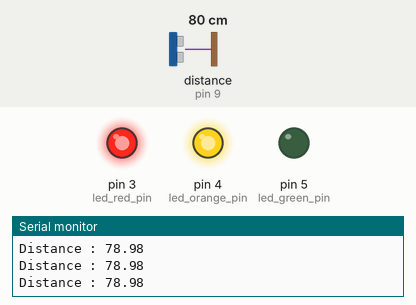
Bench run of a sketch on a simulated Arduino Uno, built with avr-gcc and run on an emulated ATmega328P. Parts: output pins drawn as LEDs (lit = HIGH), the last lines printed to the serial monitor. Wiring (inferred from the names in the program): ultrasonic range finder: trigger pin 8; echo pin 9. The test bench sets the inputs (shaded band); at power-on: distance to the obstacle (sensor on pin 9) 80 cm. The echo pulse lasts 58.3 µs per cm; pins used as bus, display or sensor lines are not drawn.

Above: at 3.3 s.
3.4 s: distance to the obstacle (sensor on pin 9) set to 12 cm
4.9 s: distance to the obstacle (sensor on pin 9) set to 9 cm
At 6.2 s:
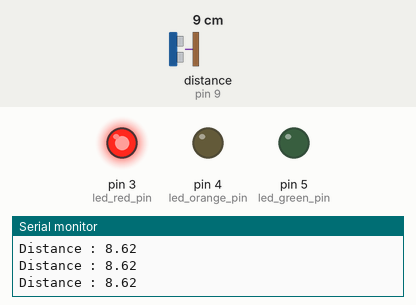
6.5 s: distance to the obstacle (sensor on pin 9) set to 7 cm
8.0 s: distance to the obstacle (sensor on pin 9) set to 4 cm
At 8.9 s:
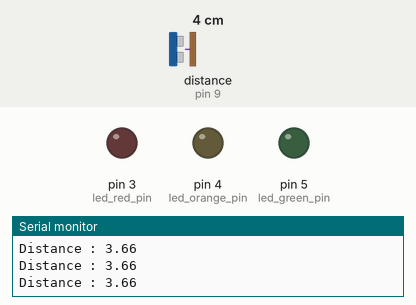
9.5 s: distance to the obstacle (sensor on pin 9) set to 18 cm
At 10.0 s:
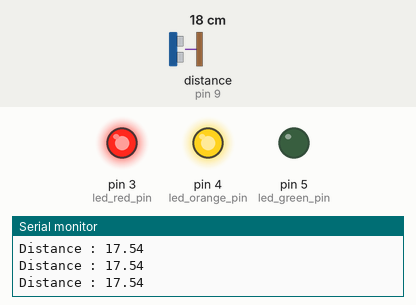
Timing chart, 0 to 12.1 s (numbered marks = the images above; inputs shaded):
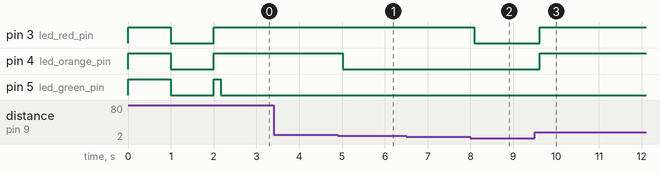

Measured:
- the behaviour switches between 11 and 10 cm on distance to the obstacle (sensor on pin 9) (found by bisection; images 0 and 1)
- the behaviour switches between 6 and 5 cm on distance to the obstacle (sensor on pin 9) (found by bisection; images 1 and 2)
- after the input at 4.9 s, pin 4 (led_orange_pin): HIGH → LOW after 0.12 s
- after the input at 8.0 s, pin 3 (led_red_pin): HIGH → LOW after 0.09 s
- after the input at 9.5 s, pin 3 (led_red_pin), pin 4 (led_orange_pin): LOW → HIGH after 0.12 s

The sketch:

distance_son.ino
```cpp
const int led_red_pin = 3;
const int led_orange_pin = 4;
const int led_green_pin = 5;
const int input_emetteur_pin = 8;
const int output_emetteur_pin = 9;

double distance = 0;
int lecture_echo = 0;

void setup() {

  pinMode(led_red_pin, OUTPUT);
  pinMode(led_orange_pin, OUTPUT);
  pinMode(led_green_pin, OUTPUT);
  pinMode(input_emetteur_pin, OUTPUT);
  pinMode(output_emetteur_pin, INPUT);

  Serial.begin(9600);

  Serial.println("--- Test Allumage Led ---");

  digitalWrite(led_red_pin, HIGH);
  digitalWrite(led_orange_pin, HIGH);
  digitalWrite(led_green_pin, HIGH);
  delay(1000);
  digitalWrite(led_red_pin, LOW);
  digitalWrite(led_orange_pin, LOW);
  digitalWrite(led_green_pin, LOW);
  delay(1000);
  digitalWrite(led_red_pin, HIGH);
  digitalWrite(led_orange_pin, HIGH);
  digitalWrite(led_green_pin, HIGH);

  Serial.println("--- Fin Test Allumage Led ---");
  delay(100);

  Serial.println("--- Début du programme ---");
}

void loop() {

  // Faire un mesure
  digitalWrite(input_emetteur_pin, HIGH);
  delayMicroseconds(10);
  digitalWrite(input_emetteur_pin, LOW);

  lecture_echo = pulseIn(output_emetteur_pin, HIGH);

  distance = lecture_echo * 0.034 / 2;

  Serial.print("Distance : ");
  Serial.println(distance);

  delay(60);

  // Utiliser la mesure

  if (distance <= 5) {
    digitalWrite(led_green_pin, LOW);
    digitalWrite(led_orange_pin, LOW);
    digitalWrite(led_red_pin, LOW);
    }

  else if (distance > 5 and distance <= 10) {
    digitalWrite(led_green_pin, LOW);
    digitalWrite(led_orange_pin, LOW);
    digitalWrite(led_red_pin, HIGH);
    }

  else if (distance > 10) {
    digitalWrite(led_green_pin, LOW);
    digitalWrite(led_orange_pin, HIGH);
    digitalWrite(led_red_pin, HIGH);
    }
}
```
